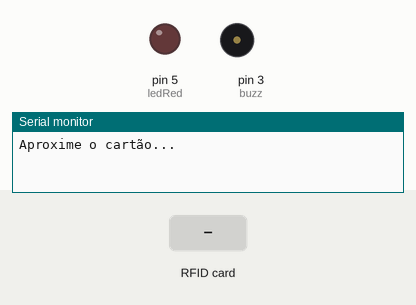
Simulated run of this sketch. Board: Arduino Uno, built with avr-gcc and run on an emulated ATmega328P. On the bench: output pins drawn as LEDs (lit = HIGH), buzzer (waves = sounding), the last lines printed to the serial monitor. The inputs (shaded band) are chosen by the test bench. Pins used as bus, display or sensor lines are not drawn.

Above: at 1.2 s.
1.3 s: RFID card 5E 7A 19 C4 held to the reader
At 1.6 s:
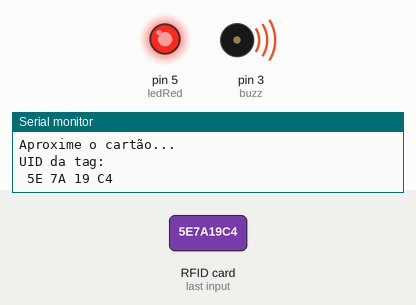
Timing chart, 0 to 4.3 s (numbered marks = the images above; inputs shaded):
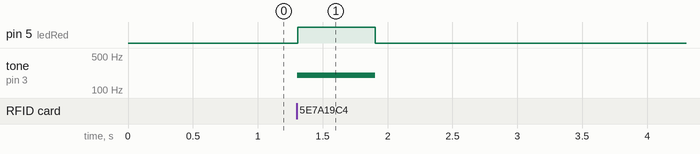

The sketch:

RFID.ino
```cpp
#include "SPI.h"
#include "MFRC522.h"

#define SS_PIN 10
#define RST_PIN 9
#define buzz 3
#define ledRed 5

String strID = "";
bool acess = false;


MFRC522 rfid(SS_PIN, RST_PIN);


  void acessoAutorizado(){
    tone(buzz, 500);
    delay(500);
    noTone(buzz);
    delay(100);
  }

  void acessoNegado(){
    tone(buzz, 200);
    digitalWrite(ledRed, HIGH);
    delay(100);
    delay(500);
    noTone(buzz);
    digitalWrite(ledRed, LOW);
    delay(100);
    delay(100);
  }

void setup() {
  Serial.begin(9600);
  SPI.begin();
  rfid.PCD_Init();
  Serial.println("Aproxime o cartão...");
  rfid.PCD_SetAntennaGain(rfid.RxGain_max);
  pinMode(buzz, OUTPUT);
  pinMode(ledRed, OUTPUT);
}

void loop() {


    if(!rfid.PICC_IsNewCardPresent() || !rfid.PICC_ReadCardSerial()){
          delay(100);
          return;
      }


  Serial.println("UID da tag: " + strID);

  strID = "";
  byte letra;
      for(byte i = 0; i<rfid.uid.size; i++){
        Serial.print(rfid.uid.uidByte[i] < 0x10 ? " 0" : " ");
        Serial.print(rfid.uid.uidByte[i], HEX);
        strID.concat(String(rfid.uid.uidByte[i] < 0x10 ? " 0" : " "));
        strID.concat (String(rfid.uid.uidByte[i], HEX));

    }
    strID.toUpperCase();


  if(acess == true){
      acessoAutorizado();
    }
  else{
      acessoNegado();

     delay(1000);
    }


  rfid.PICC_HaltA();
  rfid.PCD_StopCrypto1();
}
```

Measured:
- after the input at 1.3 s, pin 5 (ledRed): LOW → HIGH at once, → LOW 0.60 s later; tone on pin 3 (buzz): silent → 200 Hz at once, → silent 0.60 s later
